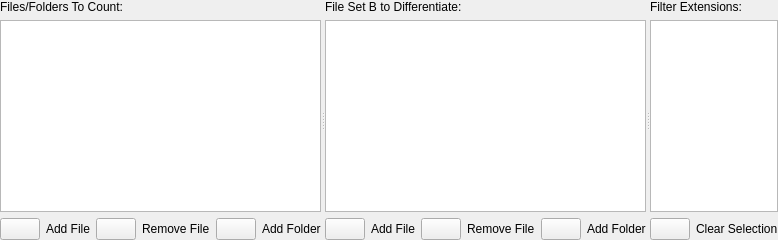
     <widget class="QSplitter" name="splitter">
      <property name="orientation">
       <enum>Qt::Horizontal</enum>
      </property>
      <widget class="QWidget" name="layoutWidget">
       <layout class="QVBoxLayout" name="verticalLayout_2">
        <item>
         <layout class="QVBoxLayout" name="verticalLayout">
          <item>
           <widget class="QLabel" name="lblFilesA">
            <property name="text">
             <string>Files/Folders To Count:</string>
            </property>
           </widget>
          </item>
          <item>
           <widget class="QListWidget" name="lwFileListA">
            <property name="contextMenuPolicy">
             <enum>Qt::CustomContextMenu</enum>
            </property>
            <property name="selectionMode">
             <enum>QAbstractItemView::ExtendedSelection</enum>
            </property>
           </widget>
          </item>
         </layout>
        </item>
        <item>
         <layout class="QHBoxLayout" name="horizontalLayout">
          <item>
           <spacer name="horizontalSpacer">
            <property name="orientation">
             <enum>Qt::Horizontal</enum>
            </property>
            <property name="sizeHint" stdset="0">
             <size>
              <width>40</width>
              <height>20</height>
             </size>
            </property>
           </spacer>
          </item>
          <item>
           <widget class="QPushButton" name="btnAddFileA">
            <property name="toolTip">
             <string>Add File</string>
            </property>
            <property name="text">
             <string/>
            </property>
            <property name="icon">
             <iconset resource="gucc.qrc">
              <normaloff>:/images/plus_sign.png</normaloff>:/images/plus_sign.png</iconset>
            </property>
            <property name="iconSize">
             <size>
              <width>22</width>
              <height>22</height>
             </size>
            </property>
           </widget>
          </item>
          <item>
           <widget class="QLabel" name="lblAddFileA">
            <property name="text">
             <string>Add File</string>
            </property>
           </widget>
          </item>
          <item>
           <widget class="QPushButton" name="btnRemoveFileA">
            <property name="enabled">
             <bool>true</bool>
            </property>
            <property name="toolTip">
             <string>Remove File</string>
            </property>
            <property name="text">
             <string/>
            </property>
            <property name="icon">
             <iconset resource="gucc.qrc">
              <normaloff>:/images/minus_sign.png</normaloff>:/images/minus_sign.png</iconset>
            </property>
            <property name="iconSize">
             <size>
              <width>22</width>
              <height>22</height>
             </size>
            </property>
           </widget>
          </item>
          <item>
           <widget class="QLabel" name="lblRemoveFileA">
            <property name="text">
             <string>Remove File</string>
            </property>
           </widget>
          </item>
          <item>
           <widget class="QPushButton" name="btnAddFolderA">
            <property name="toolTip">
             <string>Add Folder</string>
            </property>
            <property name="text">
             <string/>
            </property>
            <property name="icon">
             <iconset resource="gucc.qrc">
              <normaloff>:/images/add_folder.png</normaloff>:/images/add_folder.png</iconset>
            </property>
            <property name="iconSize">
             <size>
              <width>22</width>
              <height>22</height>
             </size>
            </property>
           </widget>
          </item>
          <item>
           <widget class="QLabel" name="lblAddFolderA">
            <property name="text">
             <string>Add Folder</string>
            </property>
           </widget>
          </item>
          <item>
           <spacer name="horizontalSpacer_2">
            <property name="orientation">
             <enum>Qt::Horizontal</enum>
            </property>
            <property name="sizeHint" stdset="0">
             <size>
              <width>40</width>
              <height>20</height>
             </size>
            </property>
           </spacer>
          </item>
         </layout>
        </item>
       </layout>
      </widget>
      <widget class="QWidget" name="layoutWidget1">
       <layout class="QVBoxLayout" name="verticalLayout_7">
        <item>
         <layout class="QVBoxLayout" name="verticalLayout_5">
          <item>
           <widget class="QLabel" name="lblFilesB">
            <property name="text">
             <string>File Set B to Differentiate:</string>
            </property>
           </widget>
          </item>
          <item>
           <widget class="QListWidget" name="lwFileListB">
            <property name="contextMenuPolicy">
             <enum>Qt::CustomContextMenu</enum>
            </property>
            <property name="selectionMode">
             <enum>QAbstractItemView::ExtendedSelection</enum>
            </property>
           </widget>
          </item>
         </layout>
        </item>
        <item>
         <layout class="QHBoxLayout" name="horizontalLayout_2">
          <item>
           <spacer name="horizontalSpacer_3">
            <property name="orientation">
             <enum>Qt::Horizontal</enum>
            </property>
            <property name="sizeHint" stdset="0">
             <size>
              <width>40</width>
              <height>20</height>
             </size>
            </property>
           </spacer>
          </item>
          <item>
           <widget class="QPushButton" name="btnAddFileB">
            <property name="toolTip">
             <string>Add File</string>
            </property>
            <property name="text">
             <string/>
            </property>
            <property name="icon">
             <iconset resource="gucc.qrc">
              <normaloff>:/images/plus_sign.png</normaloff>:/images/plus_sign.png</iconset>
            </property>
            <property name="iconSize">
             <size>
              <width>22</width>
              <height>22</height>
             </size>
            </property>
           </widget>
          </item>
          <item>
           <widget class="QLabel" name="lblAddFileB">
            <property name="text">
             <string>Add File</string>
            </property>
           </widget>
          </item>
          <item>
           <widget class="QPushButton" name="btnRemoveFileB">
            <property name="enabled">
             <bool>true</bool>
            </property>
            <property name="toolTip">
             <string>Remove File</string>
            </property>
            <property name="text">
             <string/>
            </property>
            <property name="icon">
             <iconset resource="gucc.qrc">
              <normaloff>:/images/minus_sign.png</normaloff>:/images/minus_sign.png</iconset>
            </property>
            <property name="iconSize">
             <size>
              <width>22</width>
              <height>22</height>
             </size>
            </property>
           </widget>
          </item>
          <item>
           <widget class="QLabel" name="lblRemoveFileB">
            <property name="text">
             <string>Remove File</string>
            </property>
           </widget>
          </item>
          <item>
           <widget class="QPushButton" name="btnAddFolderB">
            <property name="toolTip">
             <string>Add Folder</string>
            </property>
            <property name="text">
             <string/>
            </property>
            <property name="icon">
             <iconset resource="gucc.qrc">
              <normaloff>:/images/add_folder.png</normaloff>:/images/add_folder.png</iconset>
            </property>
            <property name="iconSize">
             <size>
              <width>22</width>
              <height>22</height>
             </size>
            </property>
           </widget>
          </item>
          <item>
           <widget class="QLabel" name="lblAddFolderB">
            <property name="text">
             <string>Add Folder</string>
            </property>
           </widget>
          </item>
          <item>
           <spacer name="horizontalSpacer_4">
            <property name="orientation">
             <enum>Qt::Horizontal</enum>
            </property>
            <property name="sizeHint" stdset="0">
             <size>
              <width>40</width>
              <height>20</height>
             </size>
            </property>
           </spacer>
          </item>
         </layout>
        </item>
       </layout>
      </widget>
      <widget class="QWidget" name="layoutWidget2">
       <layout class="QVBoxLayout" name="verticalLayout_8">
        <item>
         <layout class="QVBoxLayout" name="verticalLayout_6">
          <item>
           <widget class="QLabel" name="lblExtensionList">
            <property name="text">
             <string>Filter Extensions:</string>
            </property>
           </widget>
          </item>
          <item>
           <widget class="QListWidget" name="lwExtensionList">
            <property name="selectionMode">
             <enum>QAbstractItemView::ExtendedSelection</enum>
            </property>
           </widget>
          </item>
         </layout>
        </item>
        <item>
         <layout class="QHBoxLayout" name="horizontalLayout_3">
          <item>
           <spacer name="horizontalSpacer_8">
            <property name="orientation">
             <enum>Qt::Horizontal</enum>
            </property>
            <property name="sizeHint" stdset="0">
             <size>
              <width>40</width>
              <height>20</height>
             </size>
            </property>
           </spacer>
          </item>
          <item>
           <widget class="QPushButton" name="btnClearSelExt">
            <property name="toolTip">
             <string>Clear Extension Selection</string>
            </property>
            <property name="text">
             <string/>
            </property>
            <property name="icon">
             <iconset resource="gucc.qrc">
              <normaloff>:/images/minus_sign.png</normaloff>:/images/minus_sign.png</iconset>
            </property>
            <property name="iconSize">
             <size>
              <width>22</width>
              <height>22</height>
             </size>
            </property>
           </widget>
          </item>
          <item>
           <widget class="QLabel" name="lblClearSelExt">
            <property name="text">
             <string>Clear Selection</string>
            </property>
           </widget>
          </item>
          <item>
           <spacer name="horizontalSpacer_7">
            <property name="orientation">
             <enum>Qt::Horizontal</enum>
            </property>
            <property name="sizeHint" stdset="0">
             <size>
              <width>40</width>
              <height>20</height>
             </size>
            </property>
           </spacer>
          </item>
         </layout>
        </item>
       </layout>
      </widget>
     </widget>
